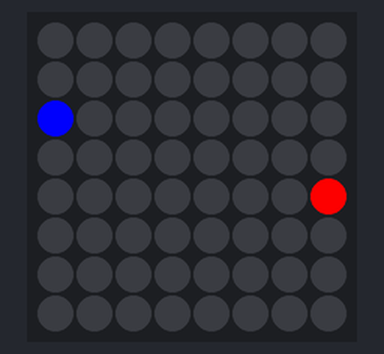
The program below on a simulated Raspberry Pi (BCM pin numbers) with a Sense HAT. On the bench: the Sense HAT's 8×8 RGB LED matrix. At 0.0 s the program stops and its outputs stay as they are.

Above: at 0.1 s.

The program:

show_pixel.py
```python
from sense_hat import SenseHat

sense = SenseHat()

sense.set_pixel(0, 2, [0, 0, 255])  # 第1（0+1）列第3（2+1）行的LED设置为蓝色
sense.set_pixel(7, 4, [255, 0, 0])  # 第8（7+1）列第5（4+1）行的LED设置为红色
```
